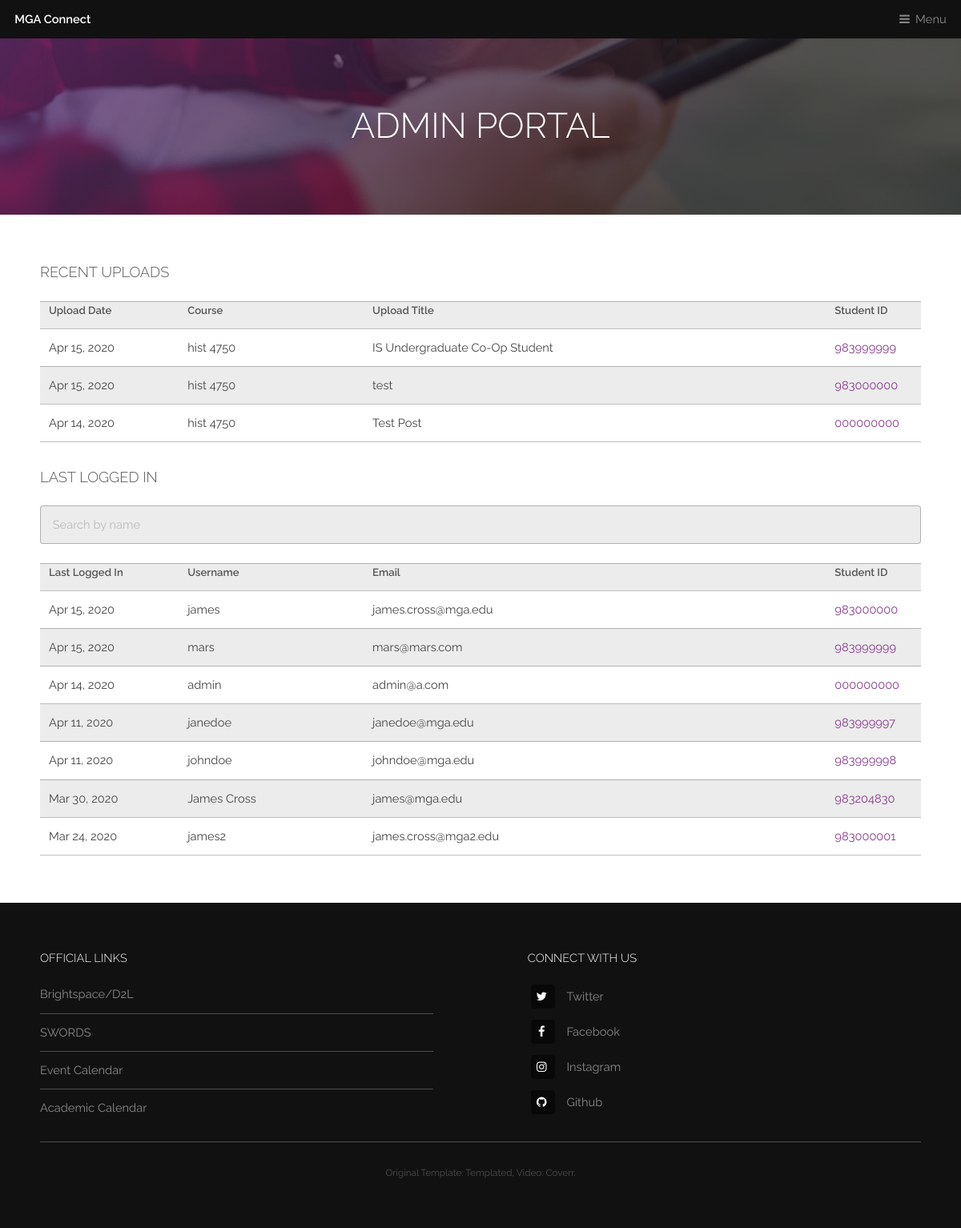
/admin_portal (signed in), run on an earlier commit of the app's database.
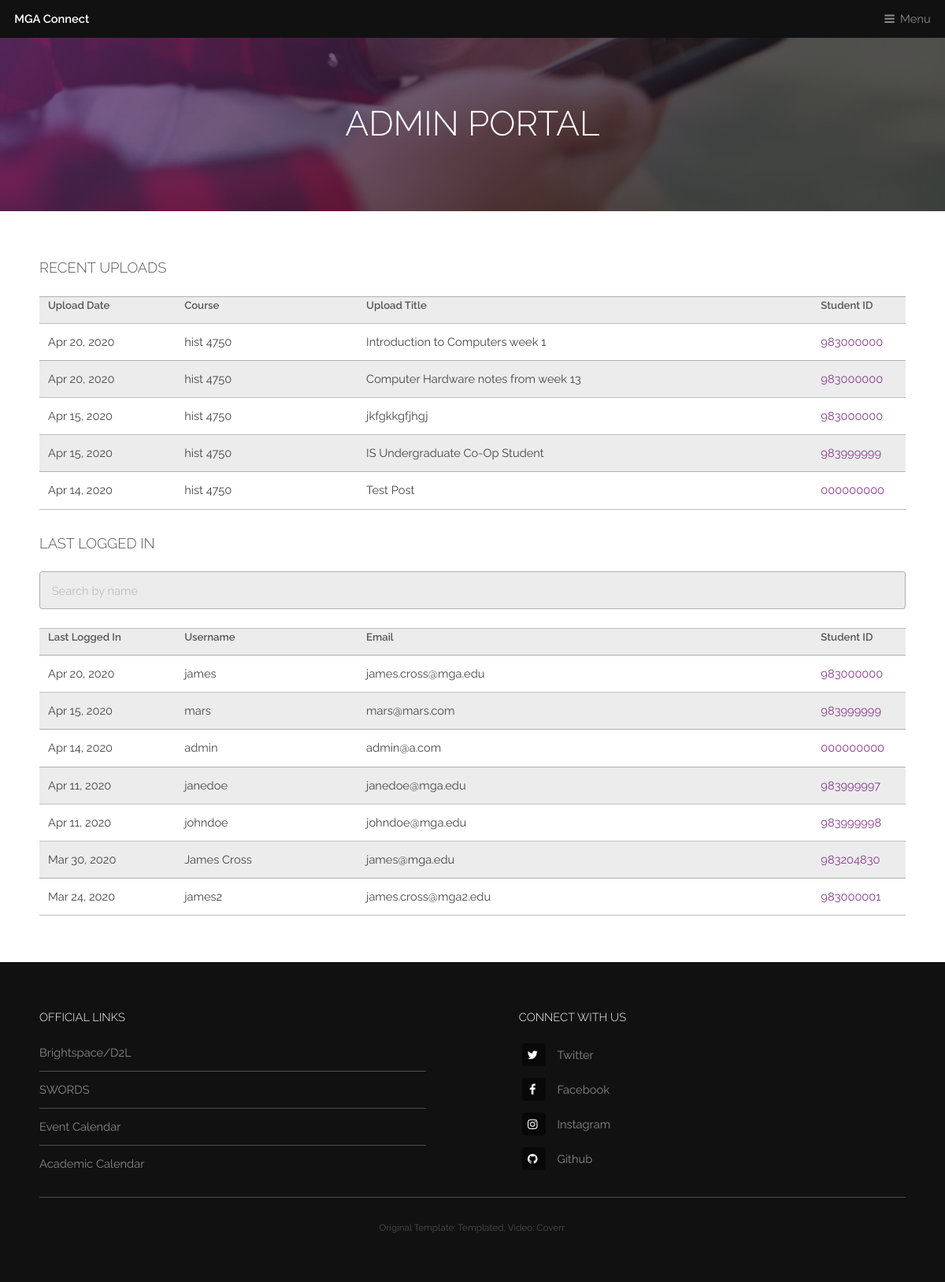
And on a later commit of the database.
### app/models.py (models this page shows, shortened)
class Notes(db.Model):
    __tablename__ = 'notes'
    id = db.Column(db.Integer, primary_key=True)
    program =db.Column(db.Integer(), db.ForeignKey('class_list.program', ondelete='CASCADE'))
    course_id = db.Column(db.Integer(), db.ForeignKey('class_list.course_id', ondelete='CASCADE'))
    title = db.Column(db.String(100), nullable=False)
    date_posted = db.Column(db.DateTime, nullable=False, default=datetime.utcnow)
    content = db.Column(db.Text, nullable=True)
    notes_file = db.Column(db.String(20), nullable=False)
    original_filename = db.Column(db.String(100), nullable=False)
    user_id = db.Column(db.String(9), db.ForeignKey('user.stu_id', ondelete='CASCADE'), nullable=False)

class User(db.Model, UserMixin):
    id = db.Column(db.Integer, primary_key=True)
    username = db.Column(db.String(20), unique=True, nullable=False)
    stu_id = db.Column(db.String(9), unique=True, nullable=False)
    email = db.Column(db.String(60), unique=True, nullable=False)
    image_file = db.Column(db.String(20), nullable=False, default='default.jpg')
    about_me = db.Column(db.String(250))
    last_seen = db.Column(db.DateTime, default=datetime.today())
    password = db.Column(db.String(30), nullable=False)
    posts = db.relationship('Post', backref='author', lazy=True)
    roles = db.relationship('Role', secondary='user_roles', backref=db.backref('users', lazy='dynamic'))
    def has_role(self, name):
        for role in self.roles:
            if role.name == name:
                return True
            return False

### app/routes.py (the view)
@roles_required('admin')
def admin_portal():
    users = User.query.order_by(User.last_seen.desc()).limit(20).all()
    notes = Notes.query.order_by(Notes.date_posted.desc()).limit(10).all()
    return render_template('admin_portal.html', title='Admin Portal', users=users, notes=notes)

### app/routes.py (called while the page is built)
@app.before_request
def before_request():
    if current_user.is_authenticated:
        current_user.last_seen = datetime.utcnow()
        db.session.commit()

### app/templates/admin_portal.html (shortened to what this page needs)
<div id="heading" >
    <h1>Admin Portal</h1>
</div>
{% extends "template.html" %}
{% block content %}
    <section id="main" class="wrapper">
        <div class="inner">
        <h3>Recent Uploads</h3>
        <table>
        <col width="150"><col width="200"><col width="500"><col width="100">
            <tr>
                <th>Upload Date</th>
                <th>Course</th>
                <th>Upload Title</th>
                <th>Student ID</th>
            </tr>
            {% for note in notes %}
                <tr>
                    <td>{{ note.date_posted.strftime('%b %d, %Y') }}</td>
                    <td>{{ note.program }} {{ note.course_id }}</td>
                    <td>{{ note.title }}</td>
                    <td><a href="{{ url_for('account', stu_id=note.user_id) }}">{{ note.user_id }}</a></td>
                </tr>
            {% endfor %}
        </table>
        <h3>Last Logged In</h3>
        <input type="text" id="myInput" onkeyup="mySearchFunction(2)" placeholder="Search by name">
            <br>
        <table id="myTable">
        <col width="150"><col width="200"><col width="500"><col width="100">
            <tr>
                <th>Last Logged In</th>
                <th>Username</th>
                <th>Email</th>
                <th>Student ID</th>
            </tr>
            {% for user in users %}
                <tr>
                    <td>{{ user.last_seen.strftime('%b %d, %Y') }}</td>
                    <td>{{ user.username }}</td>
                    <td>{{ user.email }}</td>
                    <td><a href="{{ url_for('account', stu_id=user.stu_id) }}">{{ user.stu_id }}</a></td>
                </tr>
            {% endfor %}
        </table>
        </div>
    </section>
{% endblock %}

### app/templates/template.html (shortened to what this page needs)
<!DOCTYPE HTML>
<html prefix="og: http://ogp.me/ns#">
	<head>
		<link rel="stylesheet" href="{{ url_for('static', filename='assets/css/main.css') }}" />
	</head>
	<body class="is-preload">
        <header id="header">
            <a class="logo" href="{{ url_for('home') }}">MGA Connect</a>
            <nav>
                <a href="#menu">Menu</a>
            </nav>
        </header>
        {% block content %}{% endblock %}
        <footer id="footer">
            <div class="inner">
                <div class="content">
                    <section>
                        <h4>Official Links</h4>
                        <ul class="alt">
                            <li><a target="#" href="https://www.mga.edu/d2l/index.php">Brightspace/D2L</a></li>
                            <li><a target="#" href="https://www.mga.edu/technology/services/banner.php">SWORDS</a></li>
                            <li><a target="#" href="https://go.activecalendar.com/mga/">Event Calendar</a></li>
                            <li><a target="#" href="https://www.mga.edu/academics/calendars/index.php">Academic Calendar</a></li>
                        </ul>
                    </section>
                    <section>
                        <h4>Connect with us</h4>
                        <ul class="plain">
                            <li><a target="#" href="https://twitter.com/MGAstateU"><i class="icon fa-twitter">&nbsp;</i>Twitter</a></li>
                            <li><a target="#" href="https://www.facebook.com/MiddleGeorgiaStateUniversity2"><i class="icon fa-facebook">&nbsp;</i>Facebook</a></li>
                            <li><a target="#" href="https://www.instagram.com/mgastateu/"><i class="icon fa-instagram">&nbsp;</i>Instagram</a></li>
                            <li><a target="#" href="https://github.com/ottter/capstone"><i class="icon fa-github">&nbsp;</i>Github</a></li>
                        </ul>
                    </section>
                </div>
                <div class="copyright">
                    Original Template: <a href="https://templated.co/">Templated</a>, Video: <a href="https://coverr.co">Coverr</a>.
                </div>
            </div>
        </footer>
    </body>
</html>

What changed in the data, as far as the page shows it:
removed Notes: date_posted "Apr 15, 2020", program "hist", course_id "4750", title "test", user_id "983000000"
added Notes: date_posted "Apr 20, 2020", program "hist", course_id "4750", title "Introduction to Computers week 1", user_id "983000000"
added Notes: date_posted "Apr 20, 2020", program "hist", course_id "4750", title "Computer Hardware notes from week 13", user_id "983000000"
added Notes: date_posted "Apr 15, 2020", program "hist", course_id "4750", title "jkfgkkgfjhgj", user_id "983000000"
changed User "james": last_seen "Apr 15, 2020" → "Apr 20, 2020"
